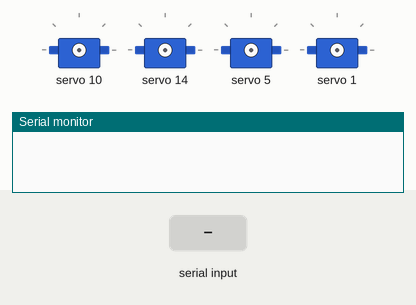
Recording of a sketch running on a simulated Arduino Uno, built with avr-gcc and run on an emulated ATmega328P. On the bench: 4 × servo, the last lines printed to the serial monitor. The inputs (shaded band) are chosen by the test bench.

Above: at 1.2 s.
1.3 s: "90 45\n" received over Serial
2.8 s: "30 150\n" received over Serial
4.3 s: "5\n" received over Serial
5.8 s: "90\n" received over Serial
At 6.8 s:
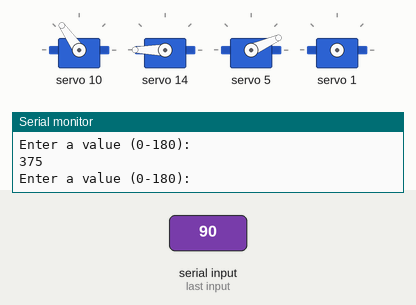
8.8 s: "1 90\n" received over Serial
Timing chart, 0 to 11.3 s (numbered marks = the images above; inputs shaded):
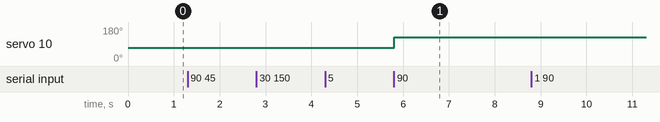

Measured:
- after the input at 5.8 s, servo 10: 71° → 125° at once

The sketch:

Claw.ino
```cpp
#include <Wire.h>
#include <Adafruit_PWMServoDriver.h>

Adafruit_PWMServoDriver pwm = Adafruit_PWMServoDriver();

int servoMin = 150; // adjust for your servo
int servoMax = 600;
int servoClaw = 3; // slot labeled "3"
int servoBase = 0;
int servoArm = 2;
int servoShd = 1;

void setup() {
  Serial.begin(9600);
  pwm.begin();
  pwm.setPWMFreq(50);  // 50 Hz for servos
  delay(10);
}

void loop() {
  if (Serial.available() > 0) {
    String input = Serial.readStringUntil('\n'); // read until Enter
    int spaceIndex = input.indexOf(' ');
    String motorStr = input.substring(0, spaceIndex);
    String angleStr = input.substring(spaceIndex + 1);
    input.trim(); // remove whitespace/newlines
    int motor = motorStr.toInt();
    int angle = angleStr.toInt();

    if (angle >= 0 && angle <= 180) {
      int pulselen = map(angle, 0, 180, servoMin, servoMax);
      Serial.println(pulselen);
      pwm.setPWM(motor, 0, pulselen);
    }
    else {
      Serial.println("\nPlease enter a number between 0-180.");
    }

    Serial.println("Enter a value (0-180):");
  }
}
```
